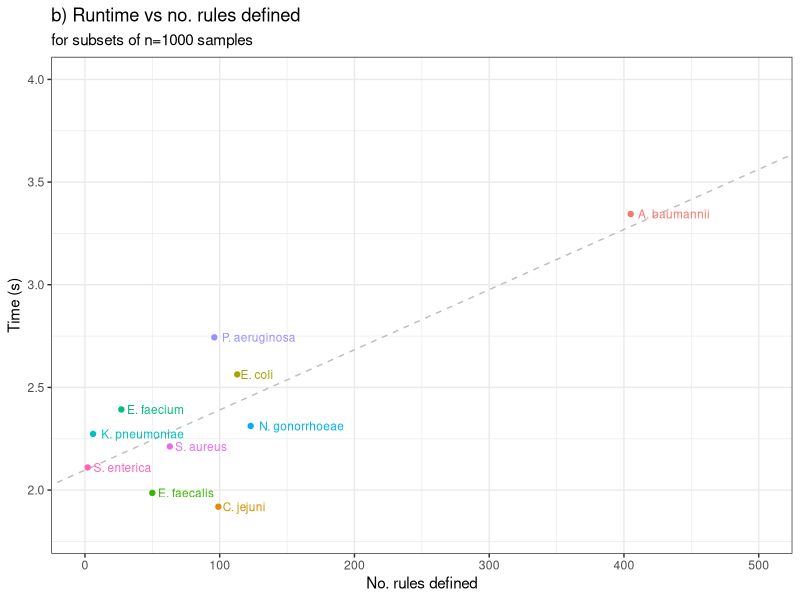
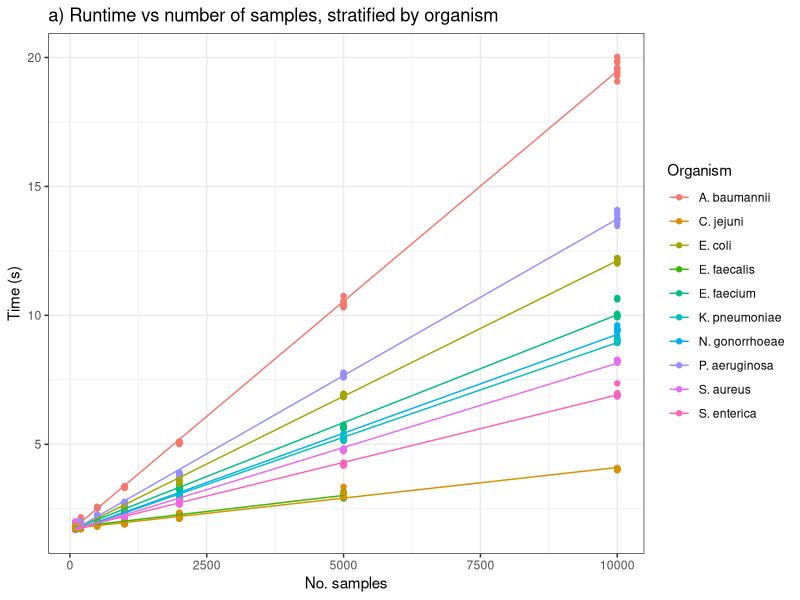
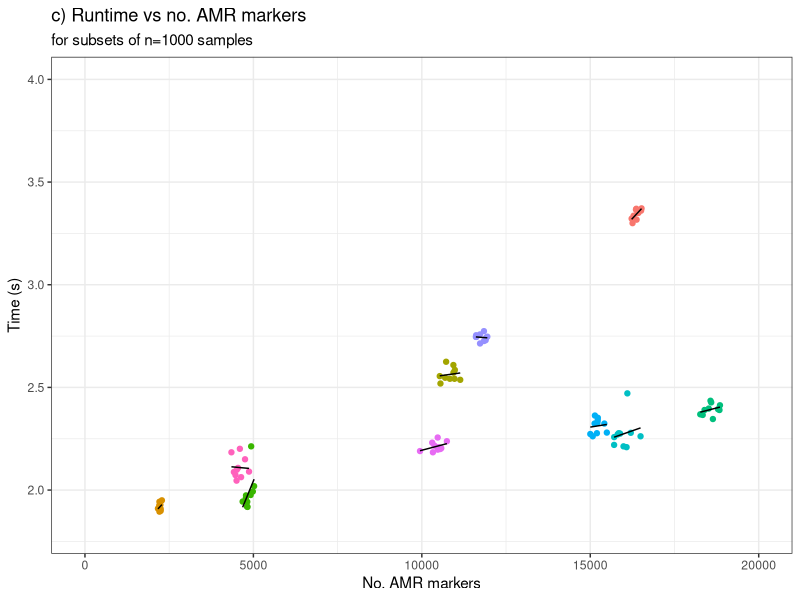

Here is the R script that generated these plots, in order: (Note: this script raises an error after producing the figures.)
## ---- chunk 1
knitr::opts_chunk$set(echo = TRUE)
library(tidyverse)
## ---- chunk 2
times <- read_tsv("AMRrules_timings.tsv") %>% 
  mutate(organism = case_when(organism=="Abaumannii" ~ "A. baumannii",
                              organism=="Cjejuni" ~ "C. jejuni",
                              organism=="Ecoli" ~ "E. coli",
                              organism=="Efaecalis" ~ "E. faecalis",
                              organism=="Efaecium" ~ "E. faecium",
                              organism=="Kpneumoniae" ~ "K. pneumoniae",
                              organism=="Ngono" ~ "N. gonorrhoeae",
                              organism=="Paeruginosa" ~ "P. aeruginosa",
                              organism=="Saureus" ~ "S. aureus",
                              organism=="Senterica" ~ "S. enterica"
                              ))

# shape of runtime curve per organism
linear_per_orgn <- times %>% ggplot(aes(x=size, y=elapsed_sec, colour=organism)) + geom_point() + geom_smooth(method = "lm", se = FALSE, linewidth=0.5) + theme_bw() + labs(x="No. samples", y="Time (s)", colour="Organism", title="a) Runtime vs number of samples, stratified by organism") 

# impact of number of markers on runtime, within each organism (which each have a unique but fixed rule count)
not_linear_per_marker_withinorg <- times %>% 
  filter(size==1000) %>% 
  ggplot(aes(x=amr_marker_count, y=elapsed_sec, group=organism)) + 
  geom_point(aes(colour=organism)) + 
  geom_smooth(method = "lm", se = FALSE, colour="black", linewidth=0.5) + 
  theme_bw() +
  theme(legend.position="none") + 
  xlim(c(0,20000)) + ylim(1.8,4)+
  labs(x="No. AMR markers", y="Time (s)", title="c) Runtime vs no. AMR markers", subtitle="for subsets of n=1000 samples")

# summarise times one row per organism
org_summary <- times %>%
    filter(status == 0 & size==1000) %>%
    group_by(organism, n_rules) %>%
    summarise(
        sec_per_1000 = mean(elapsed_sec),
        .groups = "drop"
    )

# time vs number of rules, for subsets of 1000 samples
lm_time_rules <- lm(sec_per_1000 ~ n_rules, data=org_summary)

summary(lm_time_rules)

time_rules <- coef(lm_time_rules)

associated_rulecount <- org_summary %>% ggplot(aes(x=n_rules, y=sec_per_1000, label=organism, colour=organism)) + 
  geom_abline(intercept=time_rules[["(Intercept)"]], slope=time_rules[["n_rules"]], linetype=2, colour="grey") + 
  geom_point() + 
  geom_text(hjust=-0.1, size = 3) +
  theme_bw() +
  theme(legend.position="none") + 
  xlim(c(0,500)) + ylim(1.8,4)+
  labs(x="No. rules defined", y="Time (s)", title="b) Runtime vs no. rules defined", subtitle="for subsets of n=1000 samples")
  

(linear_per_orgn / ( associated_rulecount + not_linear_per_marker_withinorg)) + plot_layout(guides="collect")
## ---- chunk 3
ggsave("Runtime_figure.pdf", width=10.5, height=8)
ggsave("Runtime_figure.png", width=10.5, height=8)
## ---- chunk 4
regressions <- times %>% 
  filter(size==1000) %>%
  group_by(organism) %>%
  summarise({
    mod <- lm(elapsed_sec ~ amr_marker_count)
    tibble(
      slope = coef(mod)[["amr_marker_count"]],
      r.squared = summary(mod)$r.squared,
      p.value = summary(mod)$coefficients["amr_marker_count", "Pr(>|t|)"]
    )
  })

write_tsv(regressions, "Additional_file_6_regressions.tsv")
